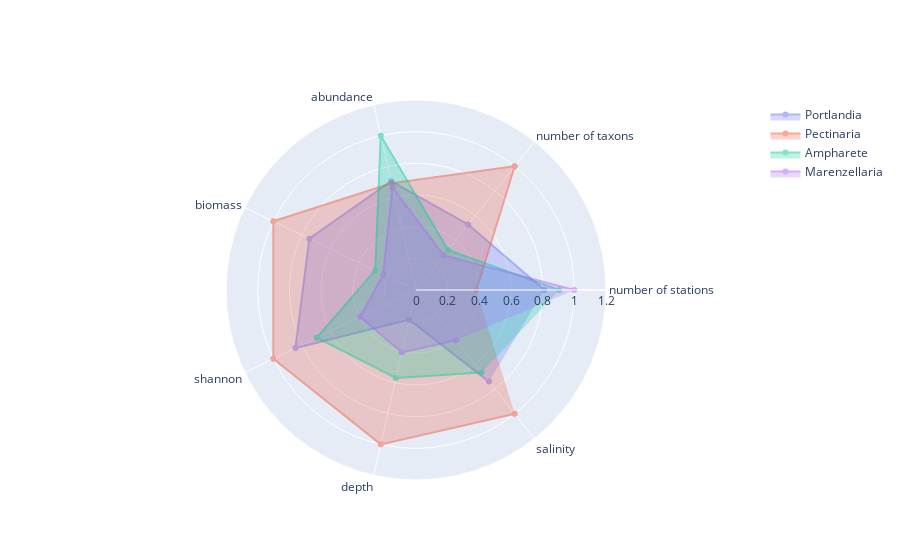

The code cell stored with this chart in its notebook:
### Code cell
# make single plot with multiple data

fig = go.Figure()

fig.add_trace(go.Scatterpolar(
      r=list(d3['Portlandia']),
      theta=d3['theta'],
      fill='toself',
      name='Portlandia',
      opacity=0.5
))

fig.add_trace(go.Scatterpolar(
      r=list(d3['Pectinaria']),
      theta=d3['theta'],
      fill='toself',
      name='Pectinaria',
      opacity=0.5
))

fig.add_trace(go.Scatterpolar(
      r=list(d3['Ampharete']),
      theta=d3['theta'],
      fill='toself',
      name='Ampharete',
      opacity=0.5
))

fig.add_trace(go.Scatterpolar(
      r=list(d3['Marenzellaria']),
      theta=d3['theta'],
      fill='toself',
      name='Marenzellaria',
      opacity=0.5
))

fig.update_layout(
  polar=dict(
    radialaxis=dict(
      visible=True,
      range=[0, 1.2]
    )),
  showlegend=True
)

fig.write_image('09_Radar_benthos.jpg')
fig.show()

### Figure 1 — Plotly figure (JSON) as saved in the notebook; plotly's stock layout.template omitted (floating-point values rounded to 4 significant figures)
{"data": [{"fill": "toself", "name": "Portlandia", "opacity": 0.5, "r": [0.8095, 0.5294, 0.7044, 0.7476, 0.8455, 0.1921, 0.7399], "theta": ["number of stations", "number of taxons", "abundance", "biomass", "shannon", "depth", "salinity"], "type": "scatterpolar"}, {"fill": "toself", "name": "Pectinaria", "opacity": 0.5, "r": [0.381, 1, 0.6909, 1, 1, 1, 1], "theta": ["number of stations", "number of taxons", "abundance", "biomass", "shannon", "depth", "salinity"], "type": "scatterpolar"}, {"fill": "toself", "name": "Ampharete", "opacity": 0.5, "r": [0.9048, 0.3235, 1, 0.2855, 0.6953, 0.5695, 0.6655], "theta": ["number of stations", "number of taxons", "abundance", "biomass", "shannon", "depth", "salinity"], "type": "scatterpolar"}, {"fill": "toself", "name": "Marenzellaria", "opacity": 0.5, "r": [1, 0.2794, 0.6641, 0.2296, 0.3906, 0.404, 0.4054], "theta": ["number of stations", "number of taxons", "abundance", "biomass", "shannon", "depth", "salinity"], "type": "scatterpolar"}], "layout": {"polar": {"radialaxis": {"range": [0, 1.2], "visible": true}}, "showlegend": true}}
